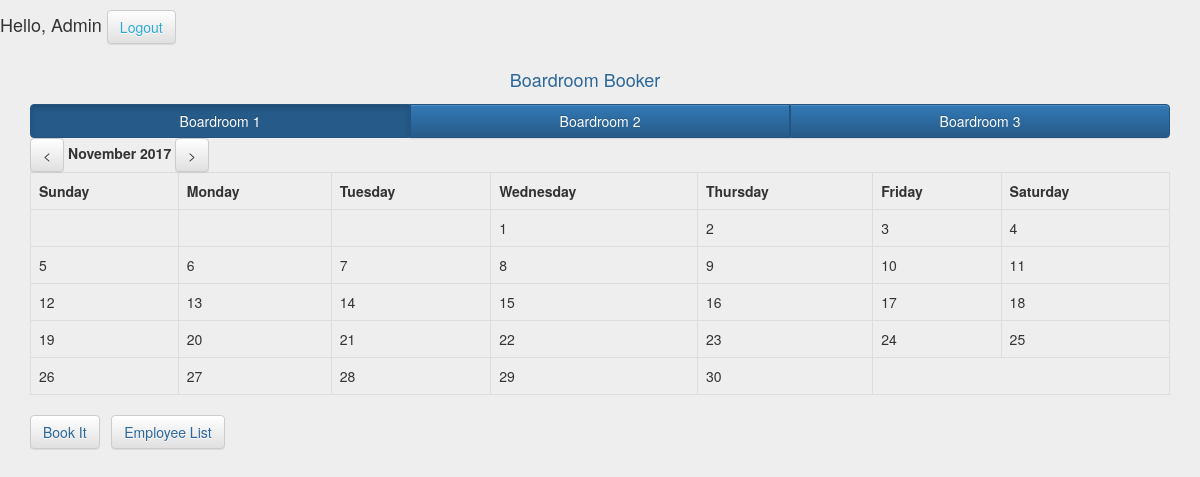
The page /index.php (signed in) on the database as committed earlier.
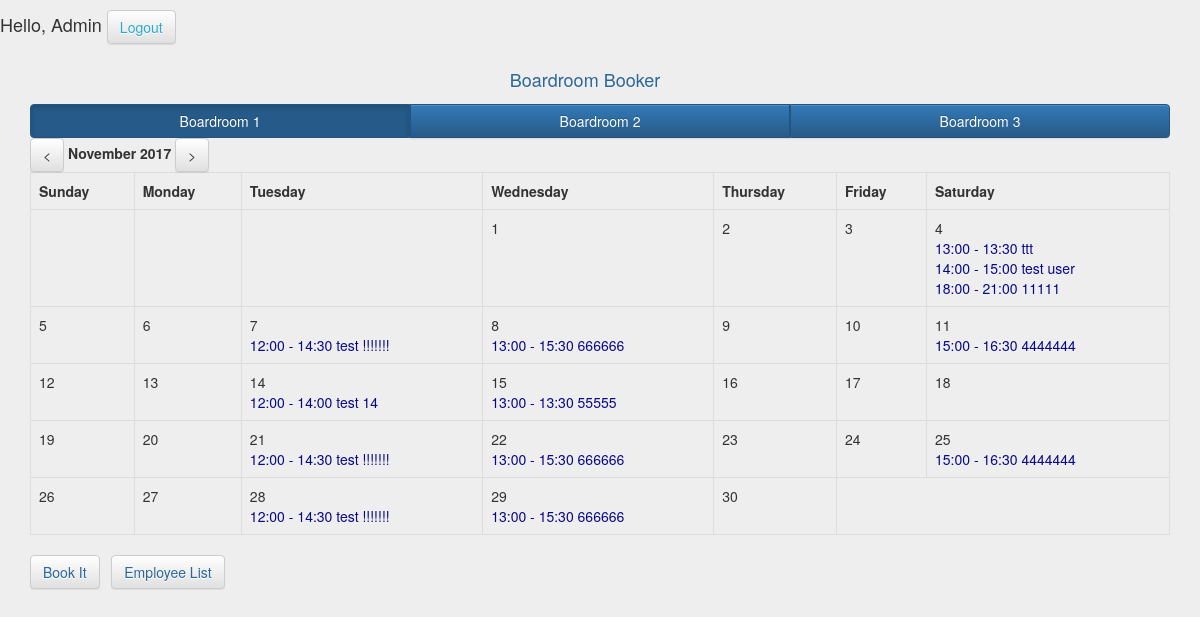
The same page on the database as committed later.
### tables this page shows
CREATE TABLE `rooms` (
  `rooms_id` int(11) NOT NULL,
  `rooms_name` varchar(255) NOT NULL
);

CREATE TABLE `events` (
  `events_id` int(11) NOT NULL,
  `events_employer` int(11) NOT NULL,
  `events_start` datetime NOT NULL,
  `events_end` datetime NOT NULL,
  `events_description` text NOT NULL,
  `events_recurring` tinyint(1) NOT NULL DEFAULT '0',
  `events_specify` tinyint(1) NOT NULL DEFAULT '0',
  `events_duration` tinyint(1) NOT NULL DEFAULT '0',
  `events_parent` int(11) NOT NULL DEFAULT '0',
  `events_position` tinyint(1) NOT NULL DEFAULT '0',
  `events_room` int(11) NOT NULL DEFAULT '1'
);

### libraries/autoloader.php (called while the page is built, shortened)
<?php
if(!function_exists("LibLoader")){
    function LibLoader($class){
        $class = strtolower($class);
        $filePath = __DIR__."/".$class.".php";
    }
}
if(!function_exists("LibControllers")){
    function LibControllers($class){
        $class = ucfirst($class);
        $filePath = __DIR__."/../controllers/".$class.".php";
    }
}
if(!function_exists("LibModels")){
    function LibModels($class){
        $class = ucfirst($class);
        $filePath = __DIR__."/../models/".$class.".php";
    }
}

### controllers/IndexController.php (called while the page is built, shortened)
<?php
class IndexController extends BaseController{
    public function index(){
        $d = (isset($_GET["d"])) ? $_GET["d"] : 0;
        $currentRoom = (!isset($_GET["room"])) ? 1 : $_GET["room"];
        $currentTimeStamp = (isset($_GET["d"])) ? strtotime("first day of".$d." month") : strtotime("now");
        $m = date("F", $currentTimeStamp);
        $y = date("Y", $currentTimeStamp);
        $allDays = date("t", $currentTimeStamp);
        $firstDay = date("w", strtotime($y."-".date("m", $currentTimeStamp)."-1"));
        $rooms = Rooms::model()->findAll();
        $events = Bookit::model()->findAll(
            [
                "events_room =" => $currentRoom,
                "events_start >=" => date("Y-m-01 00:00:00", $currentTimeStamp),
                "events_end <=" => date("Y-m-".$allDays." 00:00:00", $currentTimeStamp)
            ],
            [
                "events_start" => "asc"
            ]
        );
        $eventsArray = [];
        foreach($events as $event){
            $day = date("j", strtotime($event["events_start"]));
            $eventsArray[$day][] = $event;
        }
        $eventCreateSuccess = (isset($_SESSION["formMessages"])) ? $_SESSION["formMessages"] : "";
        $eventCreateError = (isset($_SESSION["formErrorMessages"])) ? $_SESSION["formErrorMessages"] : "";
        $params = array(
            "currentRoom" => $currentRoom,
            "currentUser" => $_SESSION['userId'],
            "currentRole" => $_SESSION["userRole"],
            "d" => $d,
            "currMonth" => $m,
            "currYear" => $y,
            "allDays" => $allDays,
            "firstDay" => $firstDay,
            "rooms" => $rooms,
            "events" => $eventsArray,
            "eventCreateSuccess" => $eventCreateSuccess,
            "eventCreateError" => $eventCreateError,
        );
        $this->render('index', $params);
    }
}

### index.php (called while the page is built, shortened)
<?php
include("config/config.php");
include("libraries/autoloader.php");
$app = new App($config);
$app->start();

### models/Models.php (called while the page is built, shortened)
<?php
abstract class Models{
    protected $db;
    private static  $_models = [];
    public function __construct(){
        $this->db = App::$db;
    }
    public static function model($className = __CLASS__){
        if(isset(self::$_models[$className])){
            return self::$_models[$className];
        }else{
            self::$_models[$className] = new $className();
            return self::$_models[$className];
        }
    }
    public function findAll($params = [], $orders = []){
        $sql = "select * from ".$this->getTableName();
        $dbParams = [];
        $sth = $this->db->prepare($sql);
        $sth->execute($dbParams);
        return $sth->fetchAll(PDO::FETCH_ASSOC);
    }
}

### models/Rooms.php (called while the page is built)
<?php
class Rooms extends Models{
    public function getTableName(){
        return "rooms";
    }
    public static function model($className = __CLASS__){
        return parent::model($className);
    }
}

### models/Bookit.php (called while the page is built, shortened)
<?php
class Bookit extends Models{
    public function getTableName(){
        return "events";
    }
    public static function model($className = __CLASS__){
        return parent::model($className);
    }
    public function findAll($params = [], $orders = []){
        $sql = "select * from ".$this->getTableName();
        $dbParams = [];
        if(count($params) != 0){
            $where = " where ";
            $ind = 0;
            foreach ($params as $key => $val){
                if($ind != 0){
                    $where .= " and ";
                }
                $where .= $key . ' ? ';
                $dbParams[] = $val;
                $ind++;
            }
            $sql .= $where;
        }
        if(count($orders) != 0){
            $order = " order by ";
            $ind = 0;
            foreach ($orders as $key => $val){
                $order .= $key." ".$val;
            }
            $sql .= $order;
        }
        $sth = $this->db->prepare($sql);
        $sth->execute($dbParams);
        return $sth->fetchAll(PDO::FETCH_ASSOC);
    }
}

### views/index/index.php (the view, shortened to what this page needs)
<div id="mainDiv">
    <div class="container navbar-brand" style="text-align: center; color: #2b669a ">
            Boardroom Booker
    </div>
    <div id="mainFrameDiv" class="container">
        <div id="contentDiv">
            <div class="btn-group btn-group-justified">
                <? foreach ($rooms as $room) { ?>
                    <a href="index.php?room=<?= $room['rooms_id'] ?>"
                       class="btn btn-primary <?= ($room['rooms_id'] == $currentRoom) ? "active" : "" ?>"
                       style='width: 100%'><?= $room['rooms_name'] ?></a>&nbsp;&nbsp;
                <? } ?>
            </div>
            <div id="timeNavigationMenu">
                <a id="previousMonth" href="?c=index&a=index&room=<?= $currentRoom?>&d=<?= $d ?>&go=prev" class="btn btn-default"><</a>
                <label><?= $currMonth ?>
                    <?= $currYear ?></label>
                <a id="nextMonth" href="?c=index&a=index&room=<?= $currentRoom?>&d=<?= $d ?>&go=next" class="btn btn-default">></a>
            </div>
            <div id="calendarDiv">
                <table class="table table-bordered">
                    <tr>
                        <th>Sunday</th>
                        <th>Monday</th>
                        <th>Tuesday</th>
                        <th>Wednesday</th>
                        <th>Thursday</th>
                        <th>Friday</th>
                        <th>Saturday</th>
                    </tr>
                    <tr>
                        <?
                        $start = 0;
                        $i = 1;
                        while ($start < $allDays + $firstDay){
                        if ($start == 7 || $start == 14 || $start == 21 || $start == 28 || $start == 35){
                        ?>
                    </tr>
                    <tr>
                        <?
                        }
                        if ($start < $firstDay) {
                            ?>
                            <td>&nbsp;</td>
                            <?
                        } else {
                            ?>
                            <td>
                                <?= $i ?><br>
                                <?
                                if (isset($events[$i])) {
                                    foreach ($events[$i] as $event) {
                                        if ($currentUser == $event["events_employer"] || $currentRole == 1) {
                                            echo '<a href="javascript: void(0);" data-id="'.$event['events_id'].'" data-type="btnShowDetail">' . date("H:i", strtotime($event["events_start"])) . ' - ' . date("H:i", strtotime($event["events_end"])) . ' ' . $event["events_description"] . '</a><br>';
                                        } else {
                                            echo '<span>' . date("H:i", strtotime($event["events_start"])) . ' - ' . date("H:i", strtotime($event["events_end"])) . ' ' . $event["events_description"] . '</span><br>';
                                        }
                                    }
                                } ?>
                            </td>
                            <?
                            $i++;
                        }
                        $start++;
                        }
                        ?>
                    </tr>
                </table>
            </div>
        </div>
        <div id="menuDiv">
            <a href="index.php?c=bookit&a=index&room=<?= $currentRoom ?>" class="btn btn-default" style="color: #2b669a">Book It</a>&nbsp;&nbsp;
            <? if (App::checkAdmin()) { ?>
                <a href="index.php?c=employeelist&a=index" class="btn btn-default" style="color: #2b669a">Employee List</a>
            <? } ?>
        </div>
    </div>
</div>

### libraries/app.php (shortened to what this page needs)
<?php
class  App{
    public static function checkAdmin(){
        return (isset($_SESSION["auth"]) && $_SESSION["auth"] == true && $_SESSION["userRole"] == 1) ? true : false;
    }
	public function start(){
		if(isset($_GET["a"])){
			$action = $_GET["a"];
		}else{
			$action = "index";
		}
		$c = new $controller;
		if(method_exists($c,$action)){
			$c->$action();
		}else{
			echo "ERROR: $action not found.";
		}
	}
}

### controllers/BaseController.php (shortened to what this page needs)
<?php
abstract class BaseController{
    protected  function render($view, $params = array()){
        $controller = strtolower(str_replace("Controller", "", get_class($this)));
        if(file_exists(BASE_PASS."/views/$controller/".$view.".php")){
            include(BASE_PASS."/views/includes/headers.php");
            include(BASE_PASS."/views/$controller/".$view.".php");
            include(BASE_PASS."/views/includes/footer.php");
        }else{
            echo "view ". $view.".php not found";
            exit();
        }
    }
}

### views/includes/headers.php (shortened to what this page needs)
<!DOCTYPE html>
<html>
<head>
    <link href="./css/bootstrap.min.css" rel="stylesheet">
    <link href="./css/bootstrap-theme.min.css" rel="stylesheet">
    <link rel="stylesheet" href="./css/main.css" type="text/css">
</head>
<body>
<div id="wrapperDiv">
    <?php if (isset($_SESSION["auth"]) && $_SESSION["auth"]) { ?>
        <h4>Hello, <?php echo $_SESSION["authName"]; ?>
            <a href="index.php?c=index&a=logout" class="btn btn-default" style="color: #2aabd2">Logout</a>
        </h4>
    <?php } ?>

### views/includes/footer.php (shortened to what this page needs)
<br><br>
</body>
</html>

### css/main.css (style rules this page uses)
body { background: #eee !important; }

### views/index/index.php (style rules this page uses)
a { color: #08088A; }

Rows that differ between the two databases and show on the page:
added events: events_start "13:00", events_end "13:30", events_description "ttt"
added events: events_start "14:00", events_end "15:00", events_description "test user"
added events: events_start "18:00", events_end "21:00", events_description "11111"
added events: events_start "12:00", events_end "14:30", events_description "test !!!!!!!"
added events: events_start "13:00", events_end "15:30", events_description "666666"
added events: events_start "15:00", events_end "16:30", events_description "4444444"
added events: events_start "12:00", events_end "14:00", events_description "test 14"
added events: events_start "13:00", events_end "13:30", events_description "55555"
added events: events_start "12:00", events_end "14:30", events_description "test !!!!!!!"
added events: events_start "13:00", events_end "15:30", events_description "666666"
added events: events_start "15:00", events_end "16:30", events_description "4444444"
added events: events_start "12:00", events_end "14:30", events_description "test !!!!!!!"
added events: events_start "13:00", events_end "15:30", events_description "666666"
